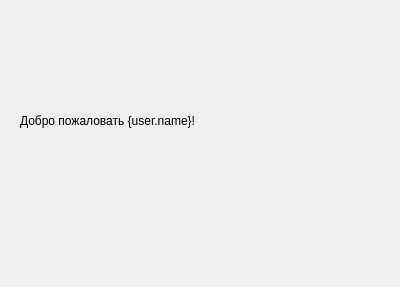
<?xml version="1.0" encoding="UTF-8"?>
<ui version="4.0">
 <class>Form</class>
 <widget class="QWidget" name="Form">
  <property name="geometry">
   <rect>
    <x>0</x>
    <y>0</y>
    <width>400</width>
    <height>287</height>
   </rect>
  </property>
  <property name="windowTitle">
   <string>Form</string>
  </property>
  <widget class="QLabel" name="label">
   <property name="geometry">
    <rect>
     <x>20</x>
     <y>100</y>
     <width>371</width>
     <height>41</height>
    </rect>
   </property>
   <property name="styleSheet">
    <string notr="true">font: 75 italic 12pt &quot;Times New Roman&quot;;</string>
   </property>
   <property name="text">
    <string>Добро пожаловать {user.name}!</string>
   </property>
  </widget>
 </widget>
 <resources/>
 <connections/>
</ui>
